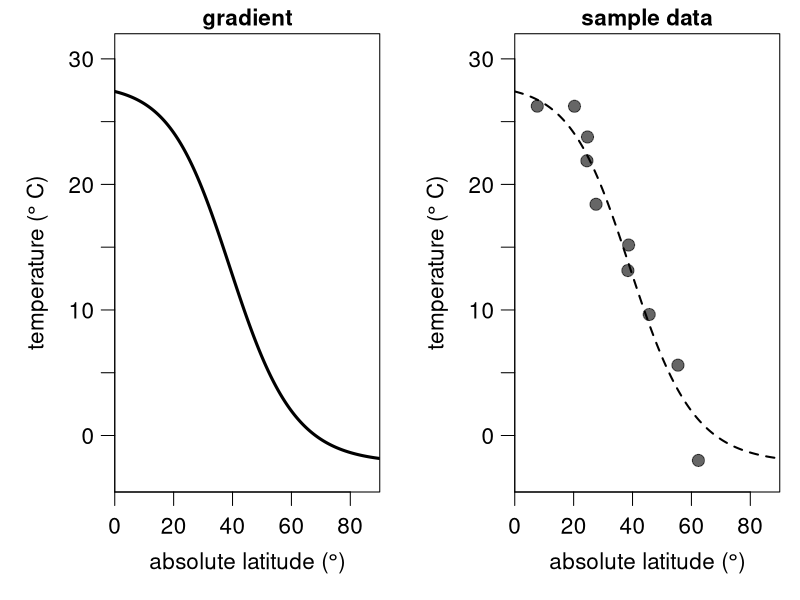
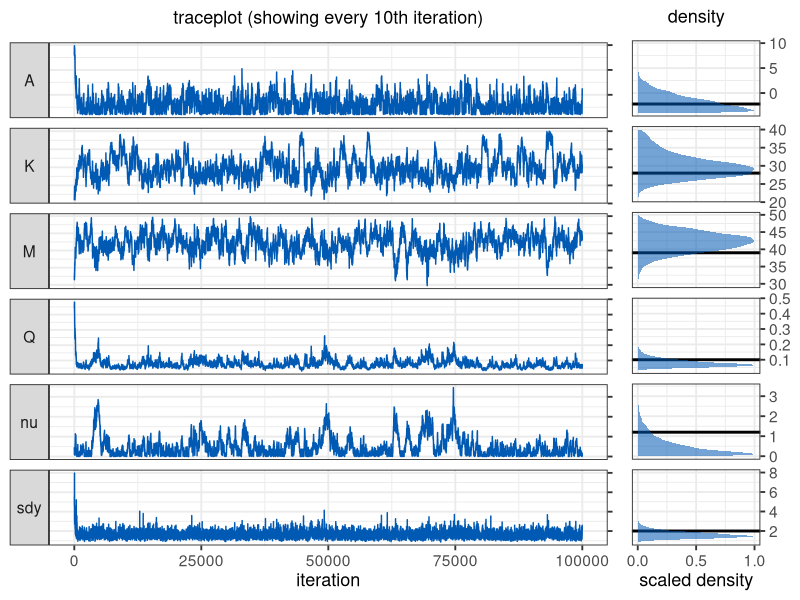
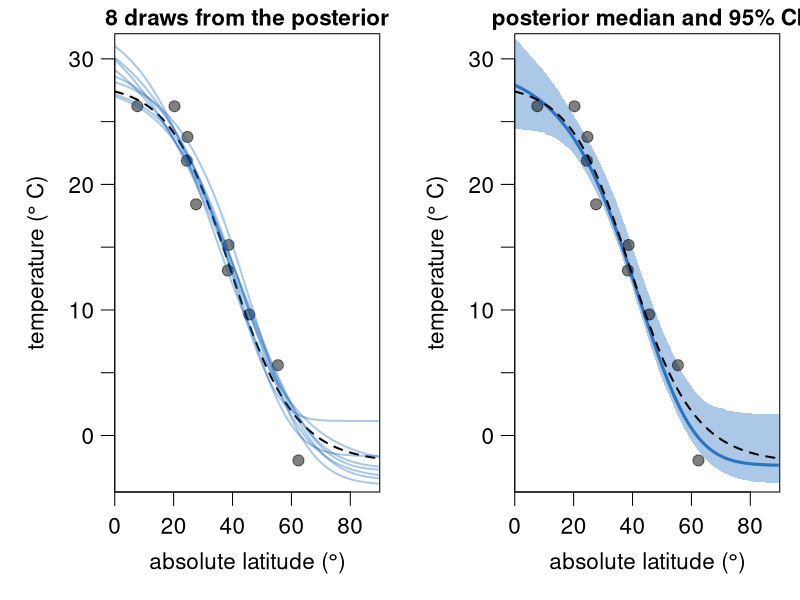

These charts were generated, in order, by the following R code:
## ---- chunk 1
knitr::opts_chunk$set(echo = TRUE)
## ---- chunk 2
gradient <- function(x, coeff, sdy) { # sigma is labelled "sdy"
  A = coeff[1]
  K = coeff[2]
  M = coeff[3]
  Q = coeff[4]
  nu = coeff[5]
  return(A + max(c(K-A,0))/((1+(nu*exp(Q*(x-M))))^(1/nu)) + rnorm(length(x),0,sdy))
}
## ---- chunk 3
set.seed(10)
sample_lat <- runif(10,0,90)
sample_data <- data.frame(
  x = sample_lat, 
  y = gradient(x = sample_lat, coeff = c(-2.2, 28, 39, 0.1, 1.2), sd = 2))
## ---- chunk 4
layout(matrix(c(1,2), nrow = 1, ncol = 2, byrow = TRUE))

par(mar = c(4,4.25,1.25,0.75), las = 1, mgp = c(2.25,0.75,0), cex = 1.35)
latitude <- seq(0,90,by=0.2)
temperature <- gradient(x = latitude, coeff = c(-2.2, 28, 39, 0.1, 1.2), sd = 0)
plot(latitude, temperature, type = "l", lwd = 3, ylim = c(-4.5,32), xlab = expression ("absolute latitude ("*degree*")"), yaxt = "n", ylab = expression("temperature ("*degree~"C)"), yaxs = "i", xaxs = "i",
     xlim = c(0,90), main = "gradient", cex.main = 1)
axis(2,seq(-5,30,5),c(NA,0,NA,10,NA,20,NA,30))


plot(latitude, temperature, type = "l", lwd = 2, ylim = c(-4.5,32), xlab = expression ("absolute latitude ("*degree*")"), yaxt = "n", ylab = expression("temperature ("*degree~"C)"), yaxs = "i", xaxs = "i",
     xlim = c(0,90), main = "sample data", lty= 2, cex.main = 1)
points(sample_data$x, sample_data$y,  pch = 19, cex = 1.2, col = rgb(0,0,0,0.6), xpd = T)
axis(2,seq(-5,30,5),c(NA,0,NA,10,NA,20,NA,30))
## ---- chunk 5
loglik <- function(x, y,  coeff, sdy) { 
  A = coeff[1]
  K = coeff[2]
  M = coeff[3]
  Q = coeff[4]
  nu = coeff[5]
  pred = A + max(c(K-A,0))/((1+(nu*exp(Q*(x-M))))^(1/nu))
  return(sum(dnorm(y, mean = pred, sd = sdy, log = TRUE)))
}
## ---- chunk 6
logprior <- function(coeff) {
    return(sum(c(
    dunif(coeff[1], -4, 40, log = TRUE),
    dunif(coeff[2], -4, 40, log = TRUE),
    dnorm(coeff[3], 45, 10, log = TRUE),
    dgamma(coeff[4], 0.2, 0.2, log = TRUE),
    dgamma(coeff[5], 1, 1, log = TRUE))))
}
## ---- chunk 7
logposterior <- function(x, y, coeff, sdy){
  return (loglik(x, y, coeff, sdy) + logprior(coeff))
}
## ---- chunk 8
MH_propose <- function(coeff, proposal_sd){
  return(rnorm(5,mean = coeff, sd= c(.5,.5,.5,0.01,0.07)))
}
## ---- chunk 9
run_MCMC <- function(x, y, coeff_inits, sdy_init, nIter){
  ### Initialisation
  coefficients = array(dim = c(nIter,5)) # set up array to store coefficients
  coefficients[1,] = coeff_inits # initialise coefficients
  sdy = rep(NA_real_,nIter) # set up vector to store sdy
  sdy[1] = sdy_init # intialise sdy
  A_sdy = 3 # parameter for the prior on the inverse gamma distribution of sdy
  B_sdy = 0.1 # parameter for the prior on the inverse gamma distribution of sdy
  n <- length(y)
  shape_sdy <- A_sdy+n/2 # shape parameter for the inverse gamma
  
  ### The MCMC loop
  for (i in 2:nIter){ 
    
    ## 1. Gibbs step to estimate sdy
    sdy[i] = sqrt(1/rgamma(
      1,shape_sdy,B_sdy+0.5*sum((y-gradient(x,coefficients[i-1,],0))^2)))
    
    ## 2. Metropolis-Hastings step to estimate the regression coefficients
    proposal = MH_propose(coefficients[i-1,]) # new proposed values
    if(any(proposal[c(4,5)] <= 0)) HR = 0 else # Q and nu need to be >0
    # Hasting's ratio of the proposal
    HR = exp(logposterior(x = x, y = y, coeff = proposal, sdy = sdy[i]) -
             logposterior(x = x, y = y, coeff = coefficients[i-1,], sdy = sdy[i]))
    # accept proposal with probability = min(HR,1)
    if (runif(1) < HR){ 
      coefficients[i,] = proposal
    # if proposal is rejected, keep the values from the previous iteration
    }else{
      coefficients[i,] = coefficients[i-1,]
    }
  } # end of the MCMC loop
  
  ###  Function output
  output = data.frame(A = coefficients[,1],
                      K = coefficients[,2],
                      M = coefficients[,3],
                      Q = coefficients[,4],
                      nu = coefficients[,5],
                      sdy = sdy)
  return(output)
}
## ---- chunk 10
nIter <- 100000
m <- run_MCMC(x = sample_data$x, y = sample_data$y, 
              coeff_inits = c(10,20,30,0.4,0.4), sdy_init = 5, nIter = nIter)
## ---- chunk 11
library(ggplot2)
library(dplyr)
library(reshape)
library(cowplot)
m <- m %>% mutate(iteration = 1:nrow(.))
mm <- melt(m,id.vars = "iteration")
mm <- mm %>% mutate(trueval = rep(c(-2.2, 28, 39, 0.1, 1.2, 2), each = nrow(m)))

facet.labs = c("F", "K", "M", "Q", expression(nu), expression(sigma["y"]))
names(facet.labs) <- c("A", "K", "M", "Q", "nu", "sdy")

p1 <- ggplot(mm %>% filter(iteration %% 10 == 0)) + geom_line(aes(x = iteration, y = value),
                             colour = rgb(0,0.35,0.7,1))+
      facet_grid(variable ~ ., switch = "y",scales = "free_y",
      labeller = labeller(variable = facet.labs)) + 
      theme(legend.position = "none")+
      theme_bw(base_size = 14)+
      theme(strip.text.y.left = element_text(angle = 0))+
      scale_y_continuous(position = "right")+
      ylab(NULL)+
      ggtitle(expression("traceplot (showing every 10th"~"iteration)"))+ 
      theme(plot.title = element_text(size = 13, face = "bold",hjust = 0.5),
            axis.title=element_text(size=13), axis.text.y=element_blank(),)


p2 <- ggplot(mm %>% filter(iteration %% 10 == 0)) +
  geom_vline(aes(xintercept = trueval), colour = "black", size = 1,linetype = "solid")+

 stat_density(aes(x = value, y =..scaled..), 
   fill = rgb(0,0.35,0.7,0.55), size = 1.5)+
      facet_grid(variable ~ ., scales = "free_y")+ 
     theme(legend.position = "none")+
     theme_bw(base_size = 14)+
     theme(strip.background = element_blank(),
   strip.text.y = element_blank())+ 
 scale_y_continuous(position = "left",breaks = c(0,0.5,1))+
  scale_x_continuous(position = "top")+
coord_flip()+
  ylab("scaled density")+
      xlab(NULL)+
      ggtitle(expression("density"))+ 
      theme(plot.title = element_text(size = 13, face = "bold",hjust = 0.5),
            axis.title=element_text(size=13))

plot_grid(p1, p2, ncol = 2, labels = c("", ""),
         rel_widths = c(7,2))

## ---- chunk 12
burnin <- 10000
layout(matrix(c(1,2), nrow = 1, ncol = 2, byrow = TRUE))
par(mar = c(4,4.25,1.25,0.75), las = 1, mgp = c(2.25,0.75,0), cex = 1.35)
latitude <- seq(0,90,by=0.5)
temperature <- gradient(x = latitude, coeff = c(-2.2, 28, 39, 0.1, 1.2), sdy = 0)
plot(latitude, temperature, type = "l", lwd = 2, ylim = c(-4.5,32), xlab = expression ("absolute latitude ("*degree*")"), yaxt = "n", ylab = expression("temperature ("*degree~"C)"), yaxs = "i", xaxs = "i", lty = 2,
     xlim = c(0,90), main = "8 draws from the posterior", cex.main = 1)
points(sample_data$x, sample_data$y,  pch = 19, cex = 1.1, col = rgb(0,0,0,0.5), xpd = T)
replicate(8, points(latitude, gradient(x = latitude, coeff = unlist(m[sample((burnin+1):nIter,1),1:5]), sdy = 0), type = "l", col = rgb(0,0.35,0.7,0.33), lwd = 2))
axis(2,seq(-5,30,5),c(NA,0,NA,10,NA,20,NA,30))


### Calculate confidence intervals
sample_it <- sample((burnin+1):nIter,1000)
grad_025 <- sapply(1:length(latitude), function(f) quantile(apply(m[sample_it,1:5],1,function(a) gradient(x=latitude[f], coeff =  a, sdy = 0)), probs = 0.025))
grad_975 <- sapply(1:length(latitude), function(f) quantile(apply(m[sample_it,1:5],1,function(a) gradient(x=latitude[f], coeff =  a, sdy = 0)), probs = 0.975))


### Calculate confidence intervals
sample_it <- sample((burnin+1):nIter,1000)
grad_025 <- sapply(1:length(latitude), function(f) quantile(apply(m[sample_it,1:5],1,function(a) gradient(x=latitude[f], coeff =  a, sdy = 0)), probs = 0.025))
grad_975 <- sapply(1:length(latitude), function(f) quantile(apply(m[sample_it,1:5],1,function(a) gradient(x=latitude[f], coeff =  a, sdy = 0)), probs = 0.975))


plot(latitude, temperature, type = "n", lwd = 2, ylim = c(-4.5,32), xlab = expression ("absolute latitude ("*degree*")"), yaxt = "n", ylab = expression("temperature ("*degree~"C)"), yaxs = "i", xaxs = "i", lty = 2,
     xlim = c(0,90), main = "posterior median and 95% CI", cex.main = 1)

error_polygon <- function(x,en,ep,color) {
  polygon( c(x[1], x, x[length(x)], x[length(x)], rev(x), x[1]),
           c((ep)[1],ep, (ep)[length(ep)], (en)[length(en)], rev(en), (en)[1]),
           border = NA, col = color)
}
error_polygon(latitude,grad_025,grad_975,rgb(0,0.35,0.7,0.33))
points(sample_data$x, sample_data$y,  pch = 19, cex = 1.1, col = rgb(0,0,0,0.5), xpd = T)

points(latitude, gradient(x=latitude, coeff =  apply(m[sample_it,1:5],2,median), sdy = 0), type = "l", lwd = 3, col = rgb(0,0.35,0.7,0.75))
points(latitude, temperature, type = "l", lwd = 2, lty = 2)
axis(2,seq(-5,30,5),c(NA,0,NA,10,NA,20,NA,30))
